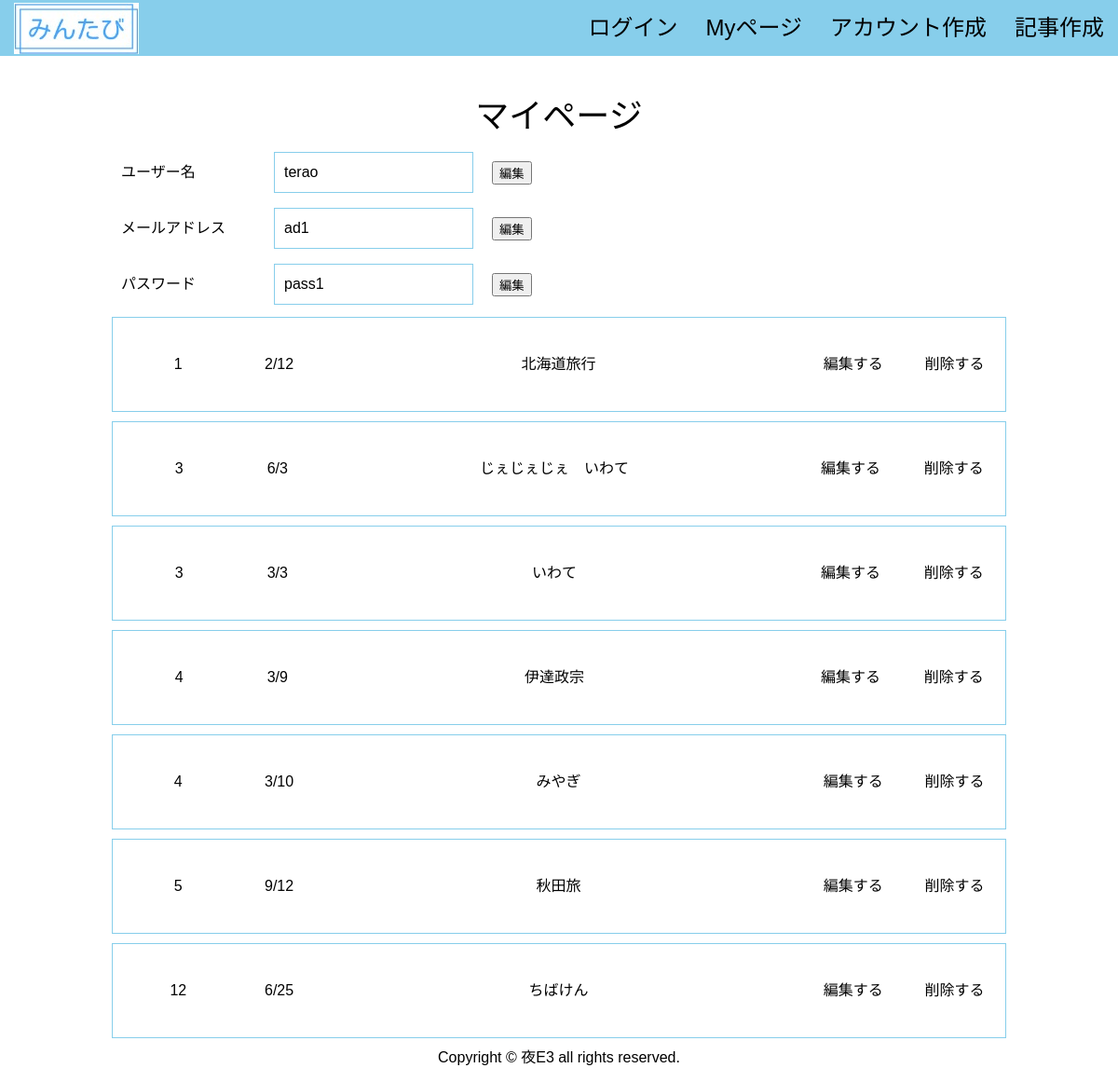
/mypage, run on an earlier commit of the app's database.
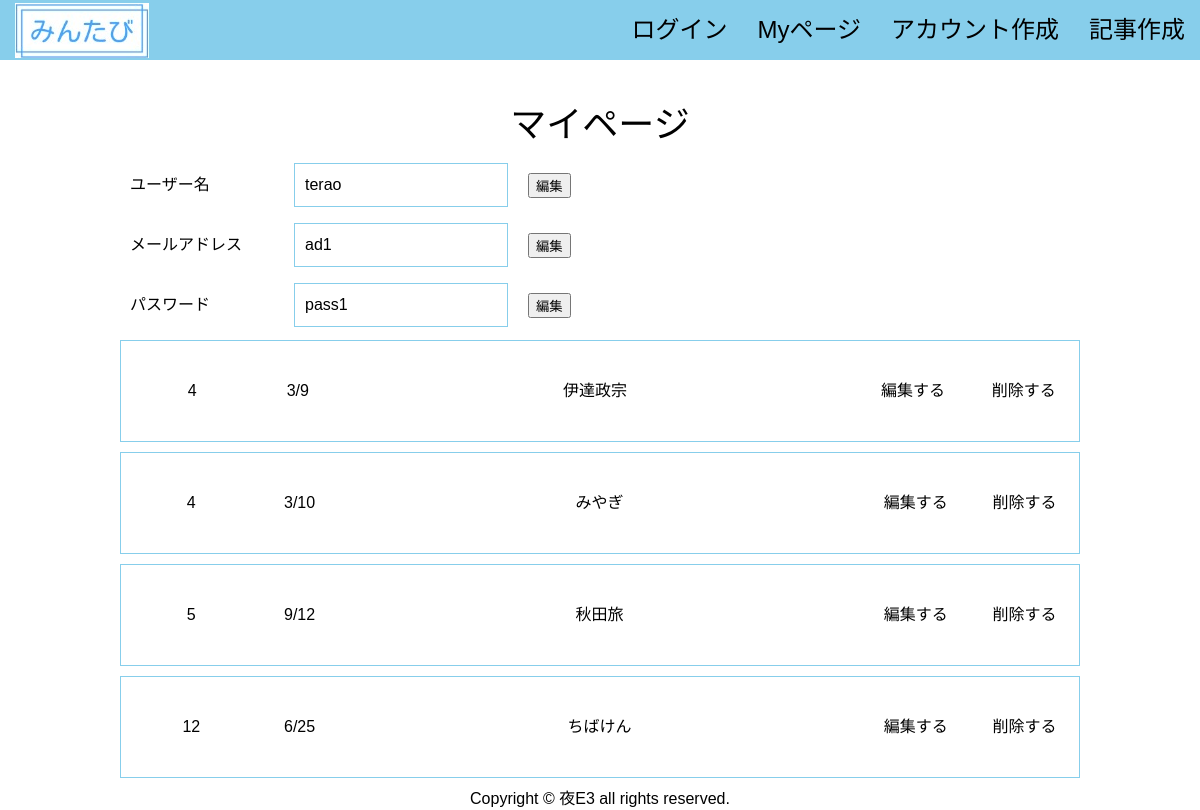
And on a later commit of the database.
### tables this page shows
CREATE TABLE "users" (
	"id"	INTEGER PRIMARY KEY AUTOINCREMENT,
	"name"	TEXT,
	"adress"	TEXT,
	"pass"	TEXT
);

CREATE TABLE "page" (
	"ID"	INTEGER PRIMARY KEY AUTOINCREMENT,
	"userID"	INTEGER,
	"editPASS"	TEXT,
	"title"	TEXT,
	"prefectures"	INTEGER,
	"month"	INTEGER,
	"date"	INTEGER,
	"flag"	INTEGER,
	"period"	TEXT
);

### app.py (the view)
@app.route('/mypage')
def mypage():
    conn = sqlite3.connect('flaskapp.db')
    c = conn.cursor()
    c.execute("select name, adress, pass from users where id=1")
    user_info = c.fetchone()
    c.execute(
        "select prefectures, month, date, title, id from page where flag=0 and UserID=2")
    page = []
    for row in c.fetchall():
        page.append({"area": row[0], "month": row[1],
                     "date": row[2], "title": row[3], "pageid": row[4]})
    c.close()
    print(user_info)
    print(page)
    return render_template('mypage.html', page=page, user_info=user_info)

### templates/mypage.html
<!DOCTYPE html>
{% extends 'base.html' %}
{% block content %}
<div class="title">マイページ</div>
<div class="mypg_box1">
    <div class="f_item1">ユーザー名</div>
    <div class="f_item2">{{user_info[0]}}</div>
    <div class="f_item3"><button>編集</button></div>
</div>
<div class="mypg_box1">
    <div class="f_item1">メールアドレス</div>
    <div class="f_item2">{{user_info[1]}}</div>
    <div class="f_item3"><button>編集</button></div>
</div>
<div class="mypg_box1">
    <div class="f_item1">パスワード</div>
    <div class="f_item2">{{user_info[2]}}</div>
    <div class="f_item3"><button>編集</button></div>
</div>
{% for item in page %}
<div class="mypg_box2">
    <div class="my_item">{{item["area"]}}</div>
    <div class="my_item1">{{item["month"]}}/{{item["date"]}}</div>
    <div class="my_item2">{{item["title"]}}</div>
    <div class="my_item3">編集する</div>
    <div class="my_item4"><a href="/deletepage/{{item['pageid']}}">削除する</a></div>
</div>
{% endfor %}
{% endblock %}

### templates/base.html (shortened to what this page needs)
<!DOCTYPE html>
<html lang="ja">
<head>
	<link rel="stylesheet" type="text/css" href="../static/css/style.css">
</head>
<body>
	<header>
		<div class="base_menu">
			<div class="menu_item"><a href="/"><img src="static/img/logo.png" alt="TOP"></a></div>
			<div class="menu">
				<div class="menu_item"><a href="/login">ログイン</a></div>
				<div class="menu_item"><a href="/mypage">Myページ</a></div>
				<div class="menu_item"><a href="/useradd">アカウント作成</a></div>
				<div class="menu_item"><a href="/pageadd">記事作成</a></div>
			</div>
		</div>
	</header>
	{% block content %}
	{% endblock %}
	<footer>
		<p class="copyright">Copyright &copy; 夜E3 all rights reserved.</p>
	</footer>
</body>
</html>

### static/css/style.css (style rules this page uses)
html { overflow-y: scroll; }
body, h1, h2, h3, h4, h5, p, ul, ol, li, dl, dt, dd { margin: 0px; padding: 0px; }
body { background: #fff; text-align: center; font-size: 16px; line-height: 1.4; min-width: 100%; -webkit-text-size-adjust: 100%; }
a { outline: none; color: inherit; text-decoration: none; }
img { border: 0px; vertical-align: bottom; }
body { font-family: "Noto Sans Japanese", "ヒラギノ角ゴ Pro W3", "Hiragino Kaku Gothic Pro", "ヒラギノ角ゴ ProN W3", "Hiragino Kaku Gothic ProN", "游ゴシック", YuGothic, "メイリオ", "Meiryo", "HGPｺﾞｼｯｸM", "Osaka", "ＭＳ Ｐゴシック", sans-serif, Century Gothic, Arial; }
.base_menu { display: flex; justify-content: space-between; align-items: center; height: 60px; background-color: skyblue; font-size: 24px; }
.menu { display: flex; justify-content: flex-end; align-items: center; font-size: 24px; }
.menu_item { margin: 5px 15px; }
.title { display: flex; justify-content: center; align-items: flex-end; font-size: 36px; height: 150px; }
.mypg_box1 { display: flex; justify-content: flex-start; align-items: center; height: 50px; margin: 10px 10%; }
.f_item1 { width: 15%; padding: 10px; text-align: left; }
.f_item2 { width: 20%; padding: 10px; margin: 10px; text-align: left; border: 1px solid skyblue; ; }
.f_item3 { padding: 10px; text-align: left; }
.mypg_box2 { display: flex; justify-content: space-around; align-items: center; height: 100px; border: 1px solid skyblue; margin: 10px 10%; }
.my_item { min-width: 10%; }
.my_item2 { width: 50%; }
header { height: 60px; background: white; text-align: center; position: fixed; width: 100%; }

What changed in the data, as far as the page shows it:
no longer on this page (row edited): page: area "1", month "2", date "12", title "北海道旅行"
no longer on this page (row edited): page: area "3", month "6", date "3", title "じぇじぇじぇ いわて"
no longer on this page (row edited): page: area "3", month "3", date "3", title "いわて"
